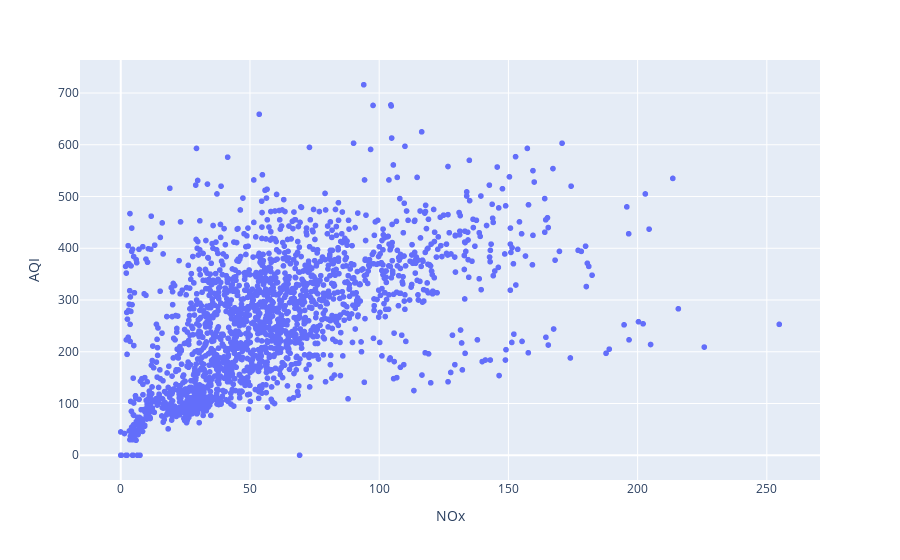

The code cell stored with this chart in its notebook:
### Code cell
fig=px.scatter(second,x='NOx',y='AQI')
fig.show()

### Figure 1 — Plotly figure (JSON) as saved in the notebook; plotly's stock layout.template omitted (floating-point values rounded to 4 significant figures; data arrays with more than 128 entries replaced by an {"elided": "..."} marker saying what was removed)
{"data": [{"hovertemplate": "NOx=%{x}<br>AQI=%{y}<extra></extra>", "legendgroup": "", "marker": {"color": "#636efa", "symbol": "circle"}, "mode": "markers", "name": "", "showlegend": false, "type": "scattergl", "x": {"elided": "1948 float values"}, "xaxis": "x", "y": {"elided": "1948 int values"}, "yaxis": "y"}], "layout": {"legend": {"tracegroupgap": 0}, "margin": {"t": 60}, "xaxis": {"anchor": "y", "domain": [0, 1], "title": {"text": "NOx"}}, "yaxis": {"anchor": "x", "domain": [0, 1], "title": {"text": "AQI"}}}}
